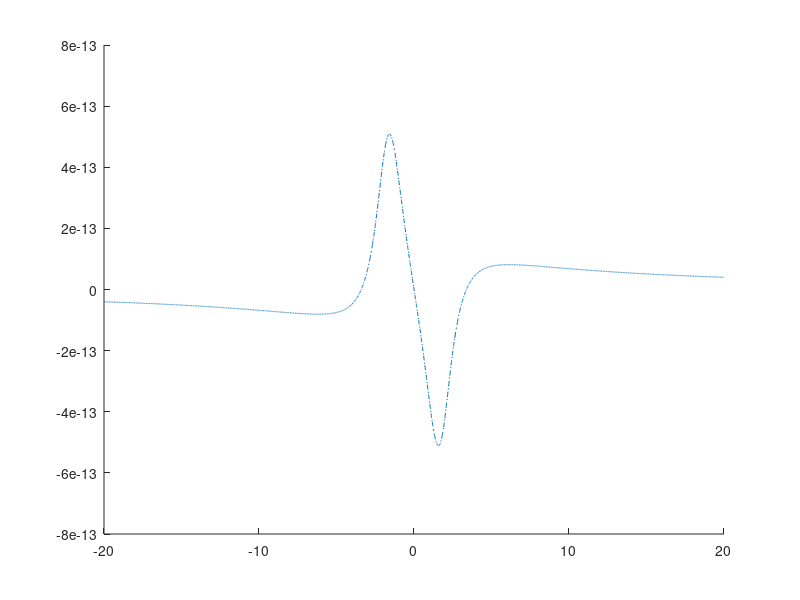

The MATLAB source for this figure: (Note: this script raises an error after producing the figure.)
clear;
close all;

deltap=-2e12:0.001e12:2e12;
deltac=1.0e9;
deltab=2.0e9;
g21=2.0e9;
g31=1.0e9;
g41=4.2e11;
K=1.4e17;
omegap=10.08e14;
omega_c=2.5e11;
omega_d=4e11;
c=3e8;

Delta1 = deltap+1i*(g21/2);
Delta2 = deltap+deltac+1i*(g31/2);
Delta3 = deltap+deltab+1i*(g41/2);

Dp = (Delta2 + 1i*g31/2).*(Delta3 + 1i*g41/2) - abs(omega_d)^2;
D = (Delta1 + 1i*g21/2).*(Delta2 + 1i*g31/2).*(Delta3 + 1i*g41/2) - ... 
    abs(omega_c)^2.*(Delta3 + 1i*g41/2) + abs(omega_d)^2.*(Delta1 + 1i*g21/2);
A=((2.*c.*K)./(omegap));
l=3.90e12;
chi1=((-A.*Dp)./D);
X=(abs(omega_c).^2)*(abs(Delta3 + 1i*g41/2).^2);
Y=abs(omega_d)*abs(omega_c);
chi3 =- l*chi1*((abs(Dp).^2 + X+ Y.^2)/ abs(D).^2);
plot(deltap./10.^11, real(chi3),'-.' , LineWidth=2, DisplayName='\Omega_c=2.0', Color=[0 0 1]); % Blue
hold on;

omega_c=4.5e11;
Dp = (Delta2 + 1i*g31/2).*(Delta3 + 1i*g41/2) - abs(omega_d)^2;
D = (Delta1 + 1i*g21/2).*(Delta2 + 1i*g31/2).*(Delta3 + 1i*g41/2) - ...
    abs(omega_c)^2.*(Delta3 + 1i*g41/2)- abs(omega_d)^2.*(Delta1 + 1i*g21/2);
A=((2.*c.*K)./(omegap));
l=3.90e12;
chi1=((-A.*Dp)./D);
X=(abs(omega_c).^2)*(abs(Delta3 + 1i*g41/2).^2);
Y=abs(omega_d)*abs(omega_c);
chi3 =- l*chi1*((abs(Dp).^2 + X + Y.^2)/ abs(D).^2);
plot(deltap./10.^11, real(chi3), LineWidth=2, DisplayName='\Omega_c=4.0', Color=[1 0 0]); % Red
hold on;


omega_c=6.5e11;
Dp = (Delta2 + 1i*g31/2).*(Delta3 + 1i*g41/2) - abs(omega_d)^2;
D = (Delta1 + 1i*g21/2).*(Delta2 + 1i*g31/2).*(Delta3 + 1i*g41/2) - ...
    abs(omega_c)^2.*(Delta3 + 1i*g41/2)- abs(omega_d)^2.*(Delta1 + 1i*g21/2);
A=((2.*c.*K)./(omegap));
l=3.90e12;
chi1=((-A.*Dp)./D);
X=(abs(omega_c).^2)*(abs(Delta3 + 1i*g41/2).^2);
Y=abs(omega_d)*abs(omega_c);
chi3 =- l*chi1*((abs(Dp).^2 + X + Y.^2)/ abs(D).^2);
plot(deltap./10.^11, real(chi3), LineWidth=2, DisplayName='\Omega_c=6.0'); % Yellow
hold on;

omega_c=8.5e11;
Dp = (Delta2 + 1i*g31/2).*(Delta3 + 1i*g41/2) - abs(omega_d)^2;
D = (Delta1 + 1i*g21/2).*(Delta2 + 1i*g31/2).*(Delta3 + 1i*g41/2) - ...
    abs(omega_c)^2.*(Delta3 + 1i*g41/2)- abs(omega_d)^2.*(Delta1 + 1i*g21/2);
A=((2.*c.*K)./(omegap));
l=3.90e12;
chi1=((-A.*Dp)./D);
X=(abs(omega_c).^2)*(abs(Delta3 + 1i*g41/2).^2);
Y=abs(omega_d)*abs(omega_c);
chi3 =- l*chi1*((abs(Dp).^2 + X+ Y.^2)/ abs(D).^2);
plot(deltap./10.^11, real(chi3), '--', LineWidth=2.5, DisplayName='\Omega_c=8.0'); % Purple
hold on;

omega_c=10.5e11;
Dp = (Delta2 + 1i*g31/2).*(Delta3 + 1i*g41/2) - abs(omega_d)^2;
D = (Delta1 + 1i*g21/2).*(Delta2 + 1i*g31/2).*(Delta3 + 1i*g41/2) - ...
    abs(omega_c)^2.*(Delta3 + 1i*g41/2)- abs(omega_d)^2.*(Delta1 + 1i*g21/2);
A=((2.*c.*K)./(omegap));
l=3.90e12;
chi1=((-A.*Dp)./D);
X=(abs(omega_c).^2)*(abs(Delta3 + 1i*g41/2).^2);
Y=abs(omega_d)*abs(omega_c);
chi3 =- l*chi1*((abs(Dp).^2 + X + Y.^2)/ abs(D).^2);
plot(deltap./10.^11, real(chi3), LineWidth=2, DisplayName='\Omega_c=10.0', Color=[0 0.5 0]); % Green
hold on;

lgd = legend('show');
set(lgd, 'FontName', 'Garamond', 'FontSize', 24, 'FontWeight', 'bold', 'EdgeColor', ...
    'w', 'NumColumns', 3, 'Location', 'north', TextColor=[0 0 0]);
legend boxon;
yticks([-4e-12, -2e-12, 0, 2e-12, 4e-12])
set(gca, FontName='Garamond', FontSize=42, FontWeight='bold', XColor=[0 0 0], YColor=[0 0 0]);
xlabel('\Delta_p', FontName='Garamond', FontSize=42, FontWeight='bold', Color=[0 0 0]);
ylabel('Re\chi^{(3)}', FontName='Garamond', FontSize=42, FontWeight='bold', Color=[0 0 0]);
%title('\Delta_p vs Re\chi^{(3)}', FontName='Garamond', FontSize=17, FontWeight='bold');
grid on;

folder_path = "C:\Users\Ryuki\Downloads\PLOTS";
file = fullfile(folder_path, 'Real_chi3_Omega_c.jpeg');
fig = gcf;
set(fig, 'Units', 'pixels');
fig.Position = [100, 100, 1280, 720];  % [left, bottom, width, height]
exportgraphics(fig, file, 'Resolution', 300);